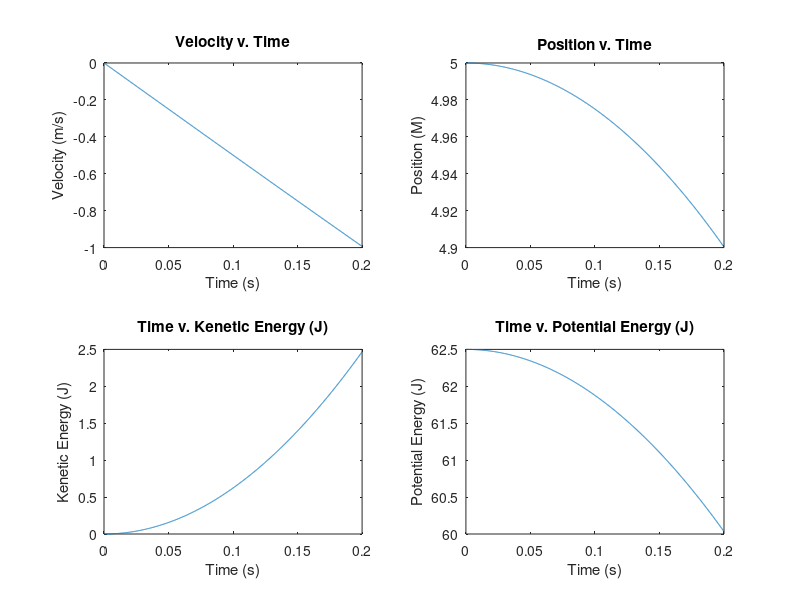

MATLAB code to generate this figure:
clc
clear
T = 0:0.0001:.2;
A = input('Insert a value for the Initial Displacement of Mass (m) (how much spring is compressed initially)');
K =	input('Insert a value for the Spring Constant (N/m)');
M =	input('Insert a value for the Mass of suspended mass and spring (kg)');
f = sqrt(K/M)/2*pi;
fprintf  ('The frequency of oscillation = %f (Hz)', f)
V = -A * sqrt(K/M) * sin(sqrt(K/M) * T);
P = A * cos(sqrt(K/M) * T);
KE = (1/2) * M * V.^2;
PE = (1/2) * K * P.^2;

subplot(2,2,1)
plot(T,V)
xlabel( 'Time (s)' ); 
ylabel( 'Velocity (m/s)' );
title( 'Velocity v. Time' ); 

subplot(2,2,2)
plot(T,P)
xlabel( 'Time (s)' ); 
ylabel( 'Position (M)' );
title( 'Position v. Time' ); 

subplot(2,2,3)
plot(T,KE)
xlabel( 'Time (s)' ); 
ylabel( 'Kenetic Energy (J)' );
title( 'Time v. Kenetic Energy (J)' ); 

subplot(2,2,4)
plot(T,PE)
xlabel( 'Time (s)' ); 
ylabel( 'Potential Energy (J)' );
title( 'Time v. Potential Energy (J)' ); 

